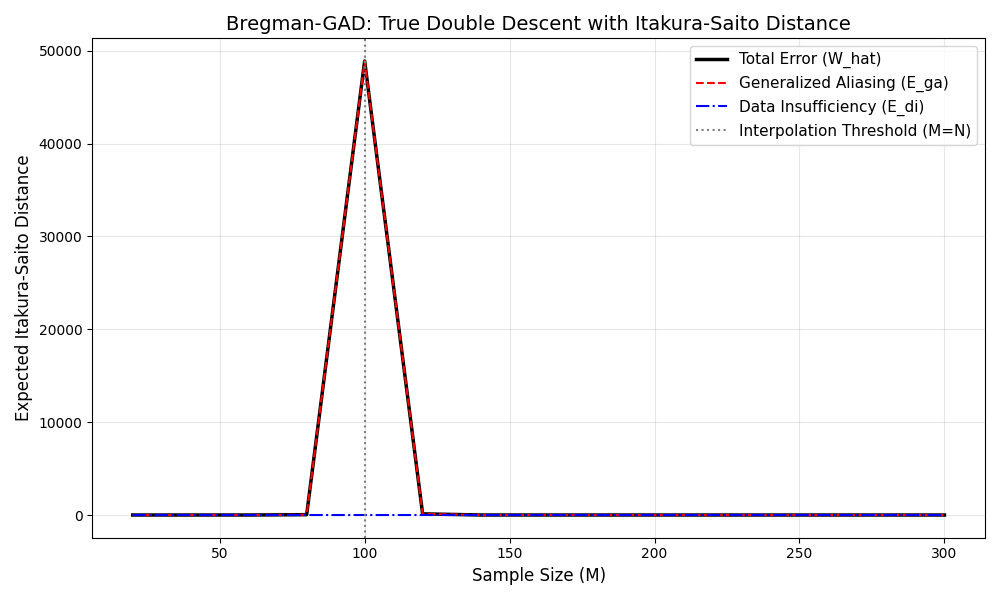

Recreate this plot in Python.
import torch
import torch.nn.functional as F
import matplotlib.pyplot as plt
import math

# Strict 64-bit precision to handle the Itakura-Saito ratios
torch.set_default_dtype(torch.float64)
torch.manual_seed(42)

# ==========================================
# 1. Setup the Ground Truth "Universe"
# ==========================================
N = 100           
M_test = 20000    

W_star = torch.randn(N, 1) / math.sqrt(N)
X_test = torch.randn(M_test, N)

# Log-link activation (clamped to prevent precision cascades)
def safe_exp(X, W):
    logits = torch.clamp(X @ W, min=-20.0, max=20.0)
    return torch.exp(logits)

# True population means (mu)
mu_star = safe_exp(X_test, W_star)

M_values = list(range(20, 320, 20))

E_ga_list, E_di_list, Total_Dev_list = [], [], []

print(f"{'M (Samples)':<12} | {'E_ga (Aliasing)':<15} | {'E_di (Data Insuff.)':<20} | {'Total IS Dist':<15}")
print("-" * 68)

# The Bregman Divergence for the Exponential Distribution
def itakura_saito_distance(mu_true, mu_pred):
    eps = 1e-9 
    mu_pred = mu_pred.clamp(min=eps)
    mu_true = mu_true.clamp(min=eps)
    ratio = mu_true / mu_pred
    return (ratio - torch.log(ratio) - 1.0).mean()

for M in M_values:
    # ==========================================
    # 2. The Finite Sample & Algorithmic Reality
    # ==========================================
    X_train = torch.randn(M, N)
    mu_train = safe_exp(X_train, W_star)
    
    # Generate labels using Exponential stochastic sampling.
    # Variance equals mu^2, creating massive, heavy-tailed outliers.
    dist = torch.distributions.Exponential(rate=1.0 / mu_train.clamp(min=1e-9))
    y_train = dist.sample() 
    
    W_hat = torch.zeros(N, 1, requires_grad=True)
    opt_hat = torch.optim.LBFGS([W_hat], lr=0.1, max_iter=200, line_search_fn="strong_wolfe")
    
    def closure_hat():
        opt_hat.zero_grad()
        logits = torch.clamp(X_train @ W_hat, min=-20.0, max=20.0)
        
        # Negative Log-Likelihood of the Exponential distribution
        # NLL = log(mu) + (y / mu) = logits + y * exp(-logits)
        loss = (logits + y_train * torch.exp(-logits)).mean()
        
        total_loss = loss + 1e-3 * torch.sum(W_hat ** 2) 
        total_loss.backward()
        torch.nn.utils.clip_grad_norm_([W_hat], max_norm=10.0)
        return total_loss
        
    opt_hat.step(closure_hat)
    W_hat_det = W_hat.detach()
    
    # ==========================================
    # STAGE 2: The Non-Linear Bregman Projection (W_alias)
    # ==========================================
    X_pinv = torch.linalg.pinv(X_train)
    P_data = X_pinv @ X_train
    P_null = torch.eye(N) - P_data
    
    v = W_star.clone().requires_grad_(True)
    opt_alias = torch.optim.LBFGS([v], lr=0.1, max_iter=200, line_search_fn="strong_wolfe")
    
    def closure_alias():
        opt_alias.zero_grad()
        W_alias_curr = W_hat_det + (P_null @ v)
        mu_alias_curr = safe_exp(X_test, W_alias_curr)
        
        # Minimize Itakura-Saito distance in the unobserved dimensions
        loss = itakura_saito_distance(mu_star, mu_alias_curr)
        loss.backward()
        torch.nn.utils.clip_grad_norm_([v], max_norm=10.0)
        return loss
        
    opt_alias.step(closure_alias)
    W_alias_det = W_hat_det + (P_null @ v.detach())
    
    # ==========================================
    # 3. Measure Bregman-GAD Errors
    # ==========================================
    mu_hat = safe_exp(X_test, W_hat_det)
    mu_alias = safe_exp(X_test, W_alias_det)
    
    E_ga = itakura_saito_distance(mu_star, mu_alias).item()
    E_di = itakura_saito_distance(mu_alias, mu_hat).item()
    Total_Dev = itakura_saito_distance(mu_star, mu_hat).item()
    
    E_ga_list.append(E_ga)
    E_di_list.append(E_di)
    Total_Dev_list.append(Total_Dev)
    
    print(f"{M:<12} | {E_ga:<15.4f} | {E_di:<20.4f} | {Total_Dev:<15.4f}")

# ==========================================
# 4. Plot the Results
# ==========================================
plt.figure(figsize=(10, 6))
plt.plot(M_values, Total_Dev_list, label="Total Error (W_hat)", color="black", linewidth=2.5)
plt.plot(M_values, E_ga_list, label="Generalized Aliasing (E_ga)", color="red", linestyle="--")
plt.plot(M_values, E_di_list, label="Data Insufficiency (E_di)", color="blue", linestyle="-.")
plt.axvline(x=N, color="gray", linestyle=":", label="Interpolation Threshold (M=N)")

plt.title("Bregman-GAD: True Double Descent with Itakura-Saito Distance", fontsize=14)
plt.xlabel("Sample Size (M)", fontsize=12)
plt.ylabel("Expected Itakura-Saito Distance", fontsize=12)
plt.legend(fontsize=11)
plt.grid(alpha=0.3)
plt.tight_layout()
plt.savefig("exponential_regression.png")
